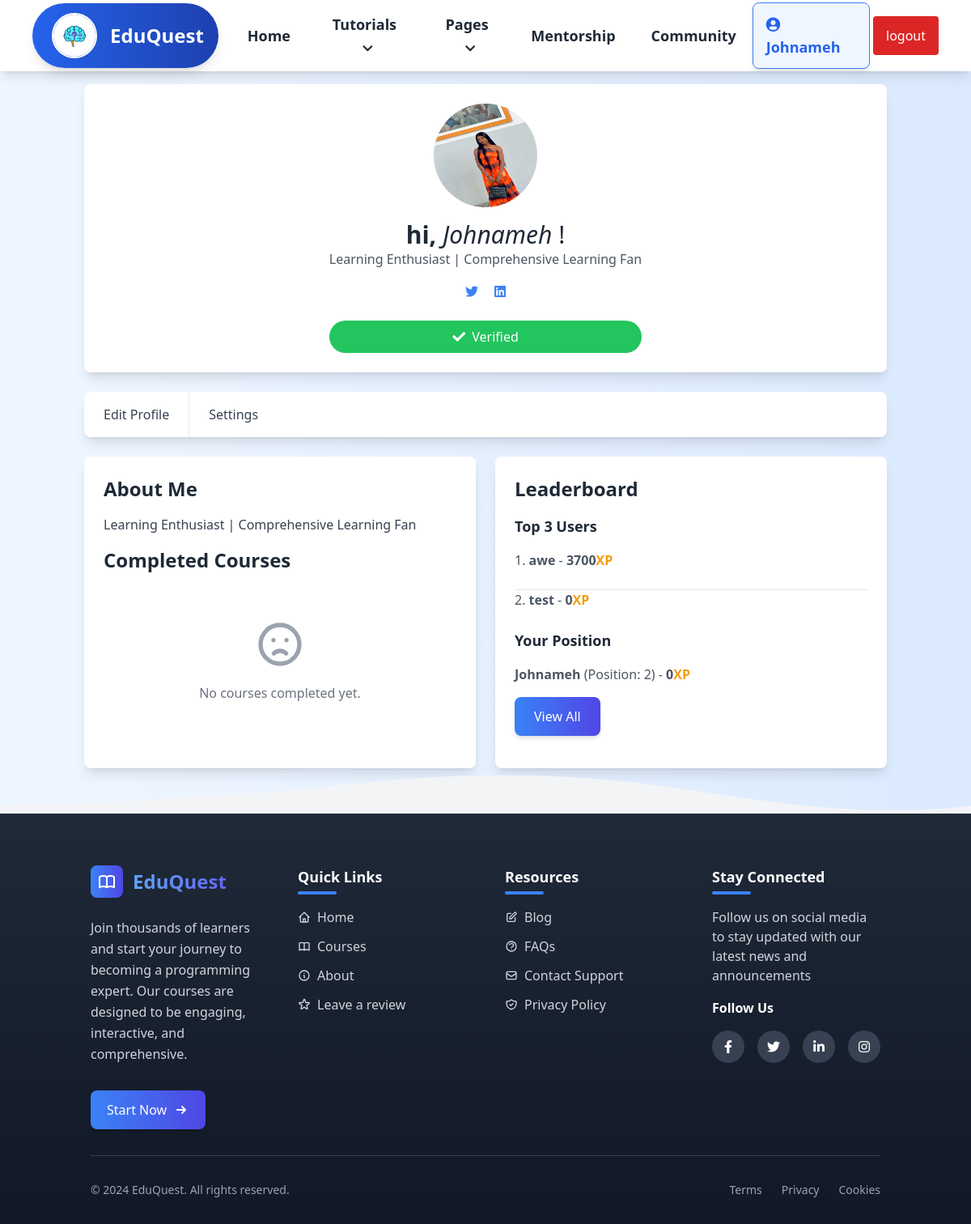
/profile_page.php (signed in), run on the app's committed database.
### tables this page shows
CREATE TABLE `users` (
  `id` int(100) NOT NULL,
  `user_id` varchar(30) NOT NULL,
  `username` varchar(30) NOT NULL,
  `name` varchar(50) NOT NULL,
  `email` varchar(50) NOT NULL,
  `password` varchar(255) NOT NULL,
  `bio` varchar(255) NOT NULL,
  `image_path` varchar(255) NOT NULL,
  `account_type` varchar(30) NOT NULL,
  `badge` varchar(255) NOT NULL,
  `score` int(11) NOT NULL DEFAULT 0,
  `level` int(11) DEFAULT 1,
  `completed_courses` text DEFAULT '[]',
  `fb` varchar(50) NOT NULL,
  `tw` varchar(50) NOT NULL,
  `yt` varchar(50) NOT NULL,
  `date` date DEFAULT NULL,
  `is_active` tinyint(1) DEFAULT 0,
  `signup_date` datetime DEFAULT current_timestamp()
);

### assets/user_auth.php (called while the page is built)
<?php
function getUser(){
    $userId = $_SESSION['auth'];
    $query = "SELECT * from users where user_id = '$userId' LIMIT 1";
    $DB = new Database();
    $result = $DB->read($query);
    if ($result){
        $user_data = $result[0];
        return $user_data;
    }
}

### php/db.php (called while the page is built, shortened)
<?php
    class Database
    {
        private $host = "localhost";
        private $username = "root";
        private $password = "";
        private $db = "learning_app";
        function connect()
        {
            $connection = mysqli_connect($this->host,$this->username,$this->password,$this->db);
            return $connection;
        }
        function read($query)
        {
            $conn = $this->connect();
            $result = mysqli_query($conn,$query);
        if(!$result)
        {
            return false;
        }else
        {
            $data = false;
            while($row = mysqli_fetch_assoc($result))
            {
                $data[] = $row;
            }
            return $data;
        }
        }
    }

### php/submit.php (called while the page is built, shortened)
<?php
class Submit
{
    public function user_pp()
    {
        $pp = $this->pp();
        if ($pp) {
            return $pp;
        } elseif (!$pp) {
        } else {
            header("location: ./profile_Page.php");
            die;
        }
    }
    public function pp()
    {
        $query = "SELECT * FROM users";
        $DB = new Database();
        $results = $DB->read($query);
        return $results;
    }
}

### assets/leaderboard.php (called while the page is built, shortened)
<?php
$user_data = getUser();
$servername = "localhost";
$username = "root";
$password = "";
$dbname = "learning_app";
$conn = new mysqli($servername, $username, $password, $dbname);
$topUsersQuery = "SELECT username, score FROM users where account_type = 'learner' ORDER BY score DESC LIMIT 3";
$topUsersResult = $conn->query($topUsersQuery);
$user_id = $user_data["id"];
$currentUserId = $user_id;
$userPositionQuery = "
    SELECT username, score, FIND_IN_SET(score, (SELECT GROUP_CONCAT(score ORDER BY score DESC) FROM users)) AS position
    FROM users
    WHERE id = $currentUserId";
$currentUserResult = $conn->query($userPositionQuery);
?>

### profile_page.php (the view, shortened to what this page needs)
<?php
include("./assets/header_1.php");
include("./assets/leaderboard.php");
include("./php/submit.php");
$postnew = new Submit();
$pp = $postnew->user_pp();
$user_data = getUser();
$completed_courses = [];
?>
<!DOCTYPE html>
<html lang="en">
<head>
    <script src="https://cdn.tailwindcss.com">
    </script>
    <link href="https://cdnjs.cloudflare.com/ajax/libs/font-awesome/5.15.3/css/all.min.css" rel="stylesheet" />
</head>
<body class="bg-gradient-to-r from-blue-50 to-blue-100 font-roboto">
    <div class="container mx-auto p-4">
        <div class="bg-white shadow-lg rounded-lg p-6 flex flex-col items-center">
            <?php if ($pp != null): ?>
                <?php foreach ($pp as $pic): ?>
                    <?php if ($pic['user_id'] === $user_data['user_id']): ?>
                        <img src="pp/<?= $pic['image_path'] ?>" class="w-32 h-32 rounded-full mx-auto mb-4" alt="User Profile Image">
                    <?php endif; ?>
                <?php endforeach; ?>
            <?php endif; ?>
            <div class="text-center">
                <div class="text-3xl text-gray-800">
                    <span class="text-3xl font-bold">hi,</span>
                    <i class="font-medium"> <?= $user_data['username'] ?></i> !
                </div>
                <p class="text-gray-600">
                    <?= $user_data['bio'] ?>
                </p>
                <div class="mt-4">
                    <a class="text-blue-500 hover:underline" href="<?= $user_data['fb'] ?>">
                        <i class="fab fa-twitter"></i>
                    </a>
                    <a class="text-blue-500 hover:underline ml-4" href="<?= $user_data['fb'] ?>">
                        <i class="fab fa-linkedin"></i>
                    </a>
                </div>
                <div class="mt-6">
                    <?php if ($user_data['badge'] === 'verified'): ?>
                        <a class="bg-green-500 text-white px-6 py-2 rounded-full flex items-center justify-center transition duration-300" aria-disabled="true">
                            <i class="fas fa-check text-white mr-2"></i>
                            Verified
                        </a>
                    <?php endif; ?>
                </div>
            </div>
        </div>
        <div class="mt-6 bg-white shadow-lg rounded-lg">
            <nav class="flex flex-col md:flex-row">
                <a class="py-4 px-6 text-center text-gray-700 hover:bg-gray-200 hover:text-gray-900 border-b md:border-b-0 md:border-r cursor-pointer" onclick="openModal()">
                    Edit Profile
                </a>
                <a class="py-4 px-6 text-center text-gray-700 hover:bg-gray-200 hover:text-gray-900 cursor-pointer" onclick="openSettingsModal()">
                    Settings
                </a>
            </nav>
        </div>
        <div class="mt-6 grid grid-cols-1 md:grid-cols-2 gap-6">
            <div class="bg-white shadow-lg rounded-lg p-6">
                <h3 class="text-2xl font-bold text-gray-800 mb-4">
                    About Me
                </h3>
                <p class="text-gray-700 mb-4">
                    <?= $user_data['bio'] ?>
                </p>
                <h3 class="text-2xl font-bold text-gray-800 mb-6">
                    Completed Courses
                </h3>
                <div class="grid grid-cols-1 sm:grid-cols-2 lg:grid-cols-3 gap-6">
                    <?php if (!empty($completed_courses)): ?>
                        <?php foreach ($completed_courses as $course): ?>
                            <div class="bg-white rounded-lg shadow-md hover:shadow-lg transition-shadow duration-300 p-6">
                                <div class="flex items-center space-x-4">
                                    <div class="w-12 h-12 bg-blue-100 rounded-full flex items-center justify-center">
                                        <svg class="w-6 h-6 text-blue-600" fill="none" stroke="currentColor" viewBox="0 0 24 24">
                                            <path stroke-linecap="round" stroke-linejoin="round" stroke-width="2" d="M12 6.253v13m0-13C10.832 5.477 9.246 5 7.5 5S4.168 5.477 3 6.253v13C4.168 18.477 5.754 18 7.5 18s3.332.477 4.5 1.253m0-13C13.168 5.477 14.754 5 16.5 5c1.747 0 3.332.477 4.5 1.253v13C19.832 18.477 18.247 18 16.5 18c-1.746 0-3.332.477-4.5 1.253"></path>
                                        </svg>
                                    </div>
                                    <div>
                                        <h4 class="text-lg font-semibold text-gray-800"><?= htmlspecialchars($course) ?></h4>
                                        <p class="text-sm text-gray-500">Completed</p>
                                    </div>
                                </div>
                            </div>
                        <?php endforeach; ?>
                    <?php else: ?>
                        <div class="col-span-full text-center py-8">
                            <svg class="w-16 h-16 mx-auto text-gray-400" fill="none" stroke="currentColor" viewBox="0 0 24 24">
                                <path stroke-linecap="round" stroke-linejoin="round" stroke-width="2" d="M9.172 16.172a4 4 0 015.656 0M9 10h.01M15 10h.01M21 12a9 9 0 11-18 0 9 9 0 0118 0z"></path>
                            </svg>
                            <p class="mt-4 text-gray-500">No courses completed yet.</p>
                        </div>
                    <?php endif; ?>
                </div>
            </div>
            <div class="bg-white shadow-lg rounded-lg p-6">
                <h3 class="text-2xl font-bold text-gray-800 mb-4">
                    Leaderboard
                </h3>
                <h6 class="text-2xl font-bold text-gray-800 mb-4 text-lg">
                    Top 3 Users
                </h6>
                <ul class="list-decimal list-inside text-gray-600 mb-4">
                    <?php if ($topUsersResult->num_rows > 0): ?>
                        <?php
                        $rowCount = 0;
                        $totalRows = $topUsersResult->num_rows;
                        ?>
                        <?php while ($row = $topUsersResult->fetch_assoc()): ?>
                            <?php $rowCount++;
                            ?>
                            <li>
                                <span class=""><b><?php echo htmlspecialchars($row['username']); ?></b></span>
                                <span class=""> - <b><?php echo htmlspecialchars($row['score']); ?><span class="text-amber-500">XP</span></b></span>
                                <br>
                                <br>
                            </li>
                            <?php if ($rowCount < $totalRows): ?>
                                <hr>
                            <?php endif; ?>
                        <?php endwhile; ?>
                    <?php else: ?>
                        <p>No users found.</p>
                    <?php endif; ?>
                    <h6 class="text-2xl font-bold text-gray-800 mb-4 text-lg">
                        Your Position
                    </h6>
                    <?php if ($currentUserResult->num_rows > 0): ?>
                        <?php while ($row = $currentUserResult->fetch_assoc()): ?>
                            <div class="user_score">
                                <span class=""><b><?php echo htmlspecialchars($row['username']); ?></b> (Position: <?php echo htmlspecialchars($row['position']); ?>)</span>
                                <span class=""> - <b><?php echo htmlspecialchars($row['score']); ?><span class="text-amber-500">XP</span></b></span>
                            </div>
                        <?php endwhile; ?>
                    <?php else: ?>
                        <p>Current user not found.</p>
                    <?php endif; ?>
                    <a href="./pages/leaderboard_page.php"
                        class="inline-block px-6 py-3 mt-4 text-white bg-gradient-to-r
                    from-blue-500 to-indigo-600 rounded-lg shadow-md hover:from-indigo-600
                    hover:to-blue-500 transition-transform transform hover:scale-105
                    focus:outline-none focus:ring-2 focus:ring-blue-400">View All</a>
                </ul>
            </div>
        </div>
    </div>
    <?php include("./assets/footer_1.php") ?>
</body>
</html>

### assets/header_1.php (shortened to what this page needs)
<?php
include("./assets/user_auth.php");
$user_data = getUser();
?>
<!DOCTYPE html>
<html lang="en">
<head>
    <script src="https://cdn.tailwindcss.com"></script>
    <link href="https://cdnjs.cloudflare.com/ajax/libs/font-awesome/5.15.3/css/all.min.css" rel="stylesheet" />
    <link href="https://cdnjs.cloudflare.com/ajax/libs/tailwindcss/2.2.19/tailwind.min.css" rel="stylesheet">
    <link href="https://cdnjs.cloudflare.com/ajax/libs/font-awesome/5.15.4/css/all.min.css" rel="stylesheet">
</head>
<body>
    <nav id="content" class="hidden bg-white shadow-lg">
        <div class="max-w-6xl mx-auto px-4">
            <div class="flex justify-between">
                <div class="flex space-x-4">
                    <div class="flex items-center justify-center">
                        <span class="flex items-center mx-auto py-3 px-6 rounded-full shadow-lg bg-gradient-to-r from-blue-600 to-blue-800">
                            <img
                                alt="EduQuest Logo"
                                class="w-14 h-14 rounded-full border-2 border-white shadow-sm"
                                src="./img/brain.jpg" />
                            <span class="ml-4 text-2xl font-bold text-white">
                                EduQuest
                            </span>
                        </span>
                    </div>
                    <div class="hidden lg:flex items-center space-x-1">
                        <a class="py-4 px-5 text-gray-800 hover:text-blue-600 transition-all duration-300 ease-in-out font-semibold text-lg" href="./dashboard.php">
                            Home
                        </a>
                        <div class="relative" id="dropdown">
                            <button onclick="toggleDropdown(event)" class="py-4 px-5 text-gray-800 hover:text-blue-600 transition-all duration-300 ease-in-out font-semibold text-lg focus:outline-none">
                                Tutorials
                                <i class="fas fa-chevron-down ml-2 text-sm"></i>
                            </button>
                        </div>
                        <div class="relative">
                            <button id="pagesDropdownButton" class="py-4 px-5 text-gray-800 hover:text-blue-600 transition-all duration-300 ease-in-out font-semibold text-lg focus:outline-none">
                                Pages
                                <i class="fas fa-chevron-down ml-2 text-sm"></i>
                            </button>
                        </div>
                        <a class="py-4 px-5 text-gray-800 hover:text-blue-600 transition-all duration-300 ease-in-out font-semibold text-lg" href="./pages/Learner_Mentor.php">
                            Mentorship
                        </a>
                        <a class="py-4 px-5 text-gray-800 hover:text-blue-600 transition-all duration-300 ease-in-out font-semibold text-lg" href="./forum/index.php">
                            Community
                        </a>
                    </div>
                </div>
                <div class="lg:flex items-center space-x-1 hidden">
                    <a href="./profile_page.php" class="flex items-center gap-4 py-3 px-4 rounded-lg shadow-md border border-blue-500 bg-blue-50 hover:bg-blue-100 hover:shadow-lg transition-all duration-300 ease-in-out space-x-3">
                        <span class="text-lg font-semibold text-blue-600 hover:text-blue-800">
                            <i class="fas fa-user-circle text-gray pe-2"></i><?= $user_data['username'] ?>
                        </span>
                    </a>
                    <a class="py-3 px-4 bg-red-600 text-white rounded hover:bg-red-500" href="./logout.php">
                        logout
                    </a>
                </div>
            </div>
        </div>
    </nav>
</body>
</html>

### data on the page
users: username "Johnameh", image_path (picture), bio "Learning Enthusiast | Comprehensive Learning Fan", position "2", score "0"
users: username "awe", score "3700"
users: username "test", score "0"
